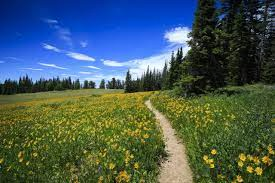
#> input picture trail.jpg, 275 x 183 px
$ python sink_transfer.py
#> lines starting #> are read from the running program, lines starting #| are printed output that depends on the picture
# Sinkhorn transfer relying heavily on external libraries
import numpy as np
import matplotlib.pyplot as plt
from PIL import Image
import ot

im1_name = 'trail.jpg'
im2_name = 'beauty.jpg'

im1 = Image.open(im1_name).convert('RGB')
#> im1 is the input picture: PIL image 275x183 RGB; mean R, G, B 70.6, 91.1, 90.2
im1 = im1.resize((256, 256))
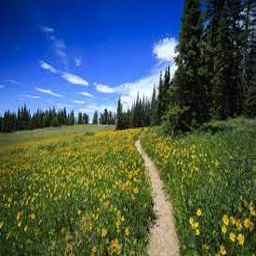
#> im1: PIL image 256x256 RGB; mean R, G, B 70.6, 91.1, 90.2

im2 = Image.open(im2_name).convert('RGB')
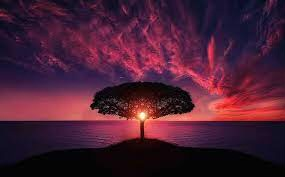
#> input picture beauty.jpg, 285 x 177 px
#> im2 is the input picture: PIL image 285x177 RGB; mean R, G, B 73.6, 30.7, 51.7
im2 = im2.resize((256, 256))
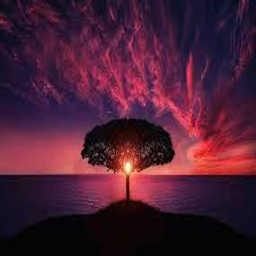
#> im2: PIL image 256x256 RGB; mean R, G, B 73.6, 30.7, 51.7

# get the normalized images
p1 = np.divide(np.array(im1.getdata()), 255.0)
p2 = np.divide(np.array(im2.getdata()), 255.0)

# sample 500 pixels from each image to avoid computation of gigantic cost matrix
sample_num = 500
idx1 = np.random.randint(p1.shape[0], size=(sample_num))
idx2 = np.random.randint(p2.shape[0], size=(sample_num))
t1 = p1[idx1, :]
#> t1 = 500 rows, first 8: [0.00392, 0.231, 0.725], [0.631, 0.639, 0.314], [0.38, 0.396, 0.122], [0.42, 0.506, 0.243], [0.608, 0.639, 0.31], [0.173, 0.184, 0.157], [0.114, 0.125, 0.0902], [0.576, 0.616, 0.494]
t2 = p2[idx2, :]
#> t2 = 500 rows, first 8: [0.514, 0.165, 0.333], [0.192, 0.0902, 0.204], [0.149, 0.0667, 0.169], [0.0667, 0.0549, 0.129], [0.196, 0.133, 0.263], [0.0784, 0.0667, 0.149], [0.227, 0.102, 0.275], [0.569, 0.2, 0.325]

# gamma is a regularization term for the entropy
# increasing this will make the image more gray/homogenous
gamma = 1e-2

# get the transformation model from the ot library
#> (the run stopped early here; a loop or call above may not have finished)
